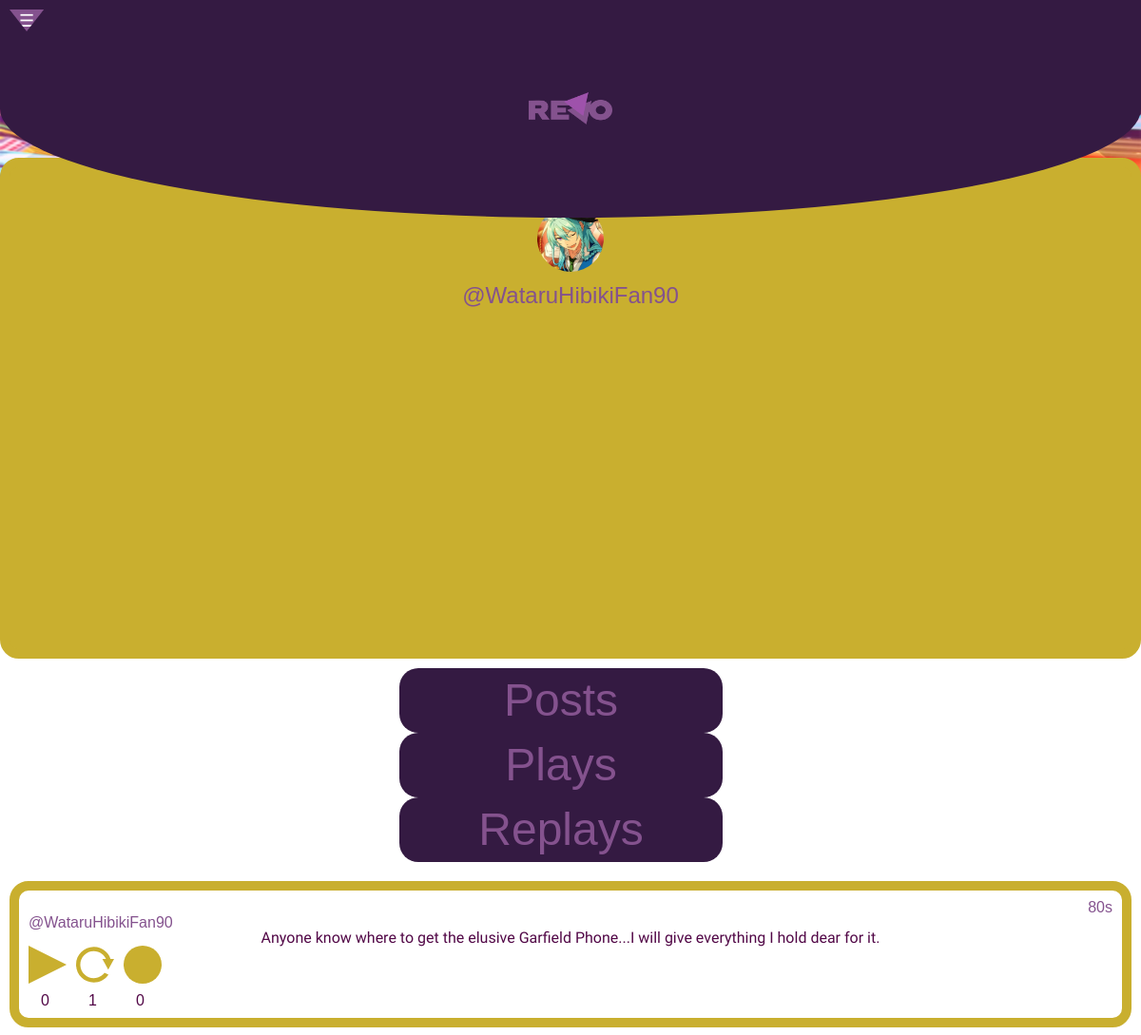
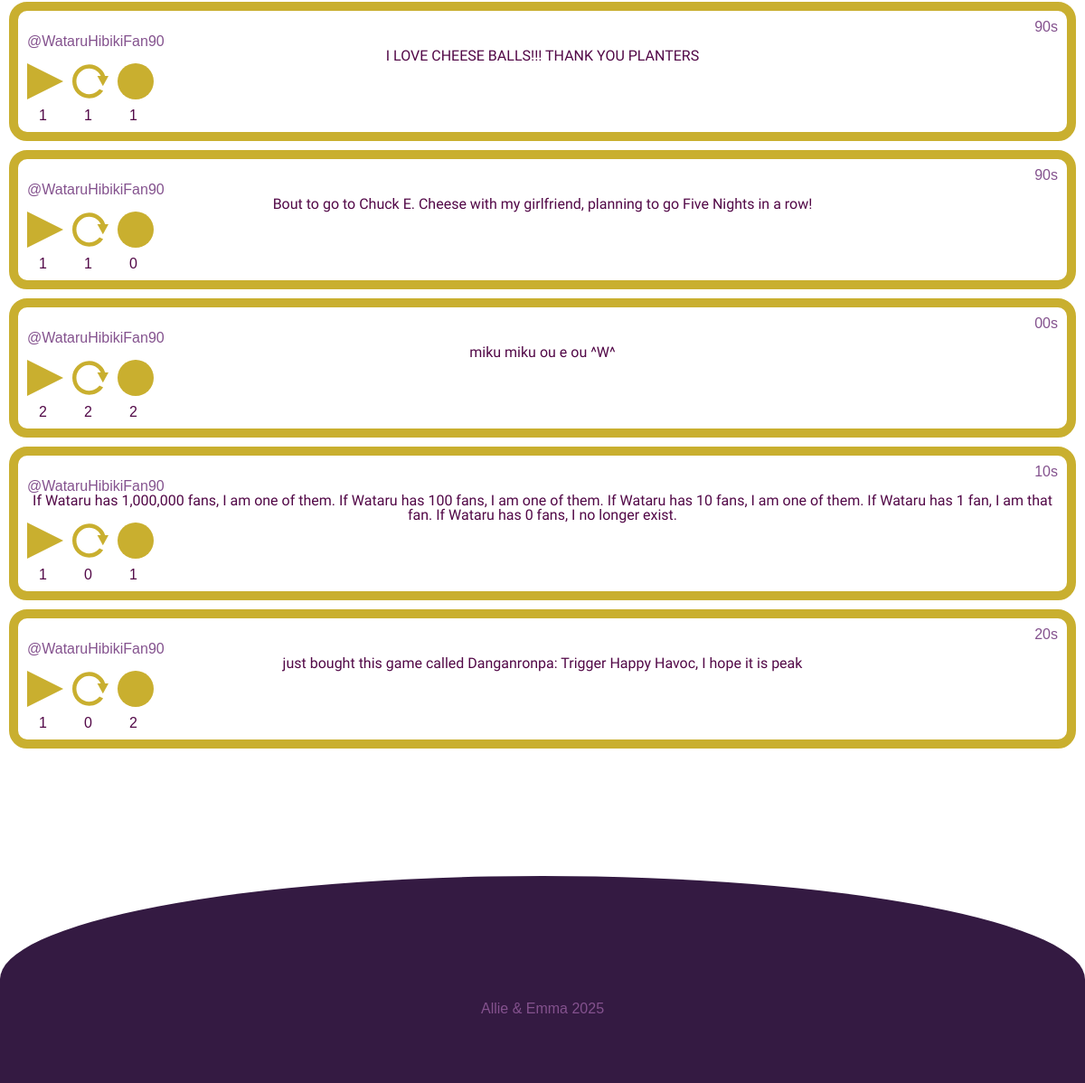
Screenshot of /profile.php?handle=@WataruHibikiFan90 with the database file from the repository (2 pictures, top to bottom).
### tables this page shows
CREATE TABLE `revoaccounts` (
  `accountid` int NOT NULL,
  `handle` varchar(255) NOT NULL,
  `fname` varchar(255) NOT NULL,
  `lname` varchar(255) NOT NULL,
  `email` varchar(255) NOT NULL,
  `psword` varchar(255) NOT NULL,
  `monthEntry` varchar(255) NOT NULL,
  `dayEntry` varchar(255) NOT NULL,
  `yearEntry` varchar(255) NOT NULL,
  `profileImage` varchar(255) NOT NULL DEFAULT 'img/tempPfp.png',
  `profileName` varchar(255) NOT NULL DEFAULT 'ProfilePicture',
  `bannerImage` varchar(255) NOT NULL DEFAULT 'img/tempBackground.png',
  `bannerName` varchar(255) NOT NULL DEFAULT 'ProfileBackground'
);

CREATE TABLE `revoposts` (
  `postid` int NOT NULL,
  `handle` varchar(255) NOT NULL,
  `content` text NOT NULL,
  `plays` int DEFAULT '0',
  `replays` int DEFAULT '0',
  `records` int DEFAULT '0',
  `eraTag` int NOT NULL
);

### database/database.php (called while the page is built, shortened)
<?php
class Database {
    protected $connection;
    function __construct() {
        if(!isset($this->connection)) {
            $this->connection = new mysqli('localhost', 'root', 'mysql', 'revo');
        }
        return $this->connection;
    }
}
?>

### database/crud.php (called while the page is built, shortened)
<?php
    require_once 'database/database.php';
    class crud extends database {
        public function getSelectedPosts($viewTag, $handle, $selection) {
            if ($viewTag != null) {
                $query = "SELECT DISTINCT revoposts.* FROM revoposts JOIN revoactions ON revoposts.postid = revoactions.postid WHERE revoactions.handle = ? AND revoactions.$selection = 1 ORDER BY FIELD(revoposts.eraTag, '80', '90', '2000', '10', '20')";
            } else {
                $query = "SELECT DISTINCT * FROM revoposts WHERE handle = ? ORDER BY FIELD(eraTag, '80', '90', '2000', '10', '20')";
            }
            $revo = $this->connection->prepare($query);
            $revo->bind_param("s", $handle);
            $revo->execute();
            $result = $revo->get_result();
            $selectedPosts = [];
            while ($row = $result->fetch_assoc()) {
                $selectedPosts[] = $row;
            }
            return $selectedPosts;
        }
        public function checkLike($handle, $postId) {
            $query = $this->connection->prepare("SELECT played FROM revoactions WHERE handle = ? AND postid = ?");
            $query->bind_param("si", $handle, $postId);
            $query->execute();
            $result = $query->get_result();
            return $result->fetch_assoc();
        }
        public function checkReplay($handle, $postId) {
            $query = $this->connection->prepare("SELECT replayed FROM revoactions WHERE handle = ? AND postid = ?");
            $query->bind_param("si", $handle, $postId);
            $query->execute();
            $result = $query->get_result();
            return $result->fetch_assoc();
        }
        public function checkRecord($handle, $postId) {
            $query = $this->connection->prepare("SELECT recorded FROM revoactions WHERE handle = ? AND postid = ?");
            $query->bind_param("si", $handle, $postId);
            $query->execute();
            $result = $query->get_result();
            return $result->fetch_assoc();
        }
        public function imageHandler($handle) {
            $revo = $this->connection->prepare("SELECT profileImage, profileName, bannerImage, bannerName FROM revoaccounts WHERE handle = ?");
            $revo->bind_param("s", $handle);
            $revo->execute();
            $imagelist = $revo->get_result();
            $images = [];
            while ($row = $imagelist->fetch_assoc()) {
                $images[] = $row;
            }
            return $images;
        }
    }
?>

### include/globalFeed.php (the view, shortened to what this page needs)
<div class="feed">
    <?php
        if ($feedType == 1) {
            $handle = $_SESSION['handle'];
            $viewTag = isset($_GET['view']) ? $_GET['view'] : null;
            $selection = $viewTag;
            $posts = $crud->getSelectedPosts($viewTag, $handle, $selection);
        }
        elseif ($feedType == 2) {
            $handle = $_GET['handle'];
            $viewTag = isset($_GET['view']) ? $_GET['view'] : null;
            $selection = $viewTag;
            $posts = $crud->getSelectedPosts($viewTag, $handle, $selection);
        }
        else
        {
            $eraTag = isset($_GET['era']) ? $_GET['era'] : null;
            $posts = $crud->getPosts($eraTag);
        }
        foreach ($posts as $post) {
            echo "<div class='post'>";
            if ($post['eraTag'] == '2000') {
                echo "<h3 class='era'>00s</h3>";
            }
            else {
                echo "<h3 class='era'>" . htmlspecialchars($post['eraTag']) . "s</h3>";
            }
            if (isset($_SESSION['handle']) && ($post['handle'] == $_SESSION['handle'])) {
                echo "<h3><a href='myprofile.php'>" . htmlspecialchars($post['handle']) . "</a></h3>";
            }
            else {
                echo "<h3><a href='profile.php?handle=" . htmlspecialchars($post['handle']) . "'>" . htmlspecialchars($post['handle']) . "</a></h3>";
            }
            echo "<p>" . htmlspecialchars($post['content']) . "</p>";
                echo "<section class='postBtns'>";
                    echo "<form method='post' class='likeForm'>";
                        if (isset($_SESSION['handle'])) {
                            $handle = $_SESSION['handle'];
                        }
                        else {
                            $handle = null;
                        }
                        $postId = $post['postid'];
                        $playedata = $crud->checkLike($handle, $postId);
                        if ($playedata) {
                            if ($playedata['played'] == 1) {
                                echo "<button type='submit' class='playsClicked'></button>";
                            } else {
                                echo "<button type='submit' class='plays'></button>";
                            }
                        }
                        else {
                            echo "<button type='submit' class='plays'></button>";
                        }
                        echo "<p class='small'>" . htmlspecialchars($post['plays']) . "</p>";
                    echo "</form>";
                    echo "<form method='post' class='replayForm'>";
                        if (isset($_SESSION['handle'])) {
                            $handle = $_SESSION['handle'];
                        }
                        else {
                            $handle = null;
                        }
                        $postId = $post['postid'];
                        $replayData = $crud->checkReplay($handle, $postId);
                        if ($replayData) {
                            if ($replayData['replayed'] == 1) {
                                echo "<button class='replaysClicked'></button>";
                            } else {
                                echo "<button class='replays'></button>";
                            }
                        }
                        else {
                            echo "<button type='submit' class='replays'></button>";
                        }
                        echo "<p class='small'>" . htmlspecialchars($post['replays']) . "</p>";
                    echo "</form>";
                    echo "<form method='post' class='recordForm'>";
                        if (isset($_SESSION['handle'])) {
                            $handle = $_SESSION['handle'];
                        }
                        else {
                            $handle = null;
                        }
                        $postId = $post['postid'];
                        $recordData = $crud->checkRecord($handle, $postId);
                        if ($recordData) {
                            if ($recordData['recorded'] == 1) {
                                echo "<button class='recordsClicked'></button>";
                            } else {
                                echo "<button class='records'></button>";
                            }
                        }
                        else {
                            echo "<button type='submit' class='records'></button>";
                        }
                        echo "<p class='small'>" . htmlspecialchars($post['records']) . "</p>";
                    echo "</form>";
                echo "</section>";
            echo "</div>";
        }
    ?>
</div>

### profile.php (shortened to what this page needs)
<?php
  include './include/globalHeader.php';
  $handle = htmlspecialchars($_GET['handle']);
  $imagelist = $crud->imageHandler($handle);
?>
    <section class="profileSection">
        <section class="profileInfo">
            <?php
                foreach ($imagelist as $image) {
                    echo '<img src="' . htmlspecialchars($image['profileImage']) . '" title="' . htmlspecialchars($image['profileName']) . '">';
                }
            ?>
            <h2><?php echo htmlspecialchars($handle); ?></h2>
        </section>
    </section>
    <section class="profileBtns">
        <a href="profile.php?handle=<?php echo $handle; ?>" class="button">Posts</a>
        <a href="profile.php?handle=<?php echo $handle; ?>&view=played" class="button">Plays</a>
        <a href="profile.php?handle=<?php echo $handle; ?>&view=replayed" class="button">Replays</a>
    </section>
<?php
    $feedType = 2;
    include './include/globalFeed.php';
    include './include/globalFooter.php';
?>

### css/style.css (style rules this page uses)
html, body { display: flex; flex-direction: column; justify-content: center; }
html { background-color: rgb(255, 255, 255); }
h2 { font-family: "RevoDefault", sans-serif; color: #84528e; font-size: 1.5em; text-align: center; margin-top: 13px; }
select, button { font-family: "Funnel Display", sans-serif; font-size: 100%; color: black; text-decoration: none; margin-bottom: 10px; border: 10px solid #c9af2f; border-radius: 20px; cursor: pointer; }
.feed { margin-left: 20%; padding-bottom: 10%; }
.post { font-family: "RevoDefault", sans-serif; display: flex; flex-direction: column; justify-content: center; border: #c9af2f 10px solid; color: #520847; margin: 10px; padding: 10px; border-radius: 20px; }
.post h3 { font-family: "RevoDefault", sans-serif; color: #84528e; font-size: 100%; text-align: left; }
.post p { font-family: "Funnel Display", sans-serif; font-style: normal; text-align: center; }
.post a { text-decoration: none; color: #84528e; }
.era { display: flex; flex-direction: column; align-items: end; }
.eraBtns, .profileBtns { margin-left: 20%; display: flex; flex-direction: row; justify-content: center; padding: 10px; border-radius: 20px; }
.eraBtns .button, .profileBtns .button { font-family: "RevoDefault", sans-serif; font-size: 2em; background-color: #341a42; color: #84528e; border: none; border-radius: 20px; margin-right: 20px; padding: 10px; text-decoration: none; }
.plays { background: url("../img/plays.svg") no-repeat center center; background-size: cover; border: none; cursor: pointer; padding: 20px; border-radius: 0; }
.replays { background: url("../img/replays.svg") no-repeat center center; background-size: cover; border: none; cursor: pointer; padding: 20px; border-radius: 0; }
.records { background: url("../img/records.svg") no-repeat center center; background-size: cover; border: none; cursor: pointer; padding: 20px; border-radius: 0; }
.postBtns { display: flex; align-items: center; }
.postBtns button { margin-right: 10px; }
.postBtns .small { font-family: "RevoDefault", sans-serif; margin-right: 15px; }
.profileSection { display: flex; flex-direction: column; justify-content: center; border-radius: 20px; margin-top: -24px; }
.profileInfo { font-family: "RevoDefault", sans-serif; display: flex; flex-direction: row; justify-content: center; background-color: #c9af2f; border: #c9af2f 10px solid; color: #520847; margin-top: -130px; border-radius: 20px; padding: 40px; margin-left: 19.5%; }
.profileInfo img { width: 70px; height: 70px; border-radius: 50%; }
* { scrollbar-width:auto; scrollbar-color: #c9af2f #341a42 ; }
@media only screen and (max-width: 1268px) { .feed, .erasInfo, .profileInfo, .about, .singleButn { margin-left: 0%; padding-bottom: 30%; } }
@media only screen and (max-width: 1268px) { .eraBtns, .profileBtns { margin: 0 auto; flex-direction: column; text-align: center; width: 30vw; font-size: 2vw; } }
@media only screen and (max-width: 1268px) { .profileInfo { flex-direction: column; align-items: center; } }

### rows the page displays
revoaccounts: profileImage (picture)
revoposts: eraTag "80", handle "@WataruHibikiFan90", content "Anyone know where to get the elusive Garfield Phone...I will give everything I hold dear for it.", plays "0", replays "1", records "0"
revoposts: eraTag "90", handle "@WataruHibikiFan90", content "I LOVE CHEESE BALLS!!! THANK YOU PLANTERS", plays "1", replays "1", records "1"
revoposts: eraTag "90", handle "@WataruHibikiFan90", content "Bout to go to Chuck E. Cheese with my girlfriend, planning to go Five Nights in a row!", plays "1", replays "1", records "0"
revoposts: eraTag "00s", handle "@WataruHibikiFan90", content "miku miku ou e ou ^W^", plays "2", replays "2", records "2"
revoposts: eraTag "10", handle "@WataruHibikiFan90", content "If Wataru has 1,000,000 fans, I am one of them. If Wataru has 100 fans, I am one of them. If Wataru has 10 fans, I am one of them. If Wataru has 1 fan, I am that fan. If Wataru has 0 fans, I no longer exist.", plays "1", replays "0", records "1"
revoposts: eraTag "20", handle "@WataruHibikiFan90", content "just bought this game called Danganronpa: Trigger Happy Havoc, I hope it is peak", plays "1", replays "0", records "2"

### other values shown
$handle "@WataruHibikiFan90"
